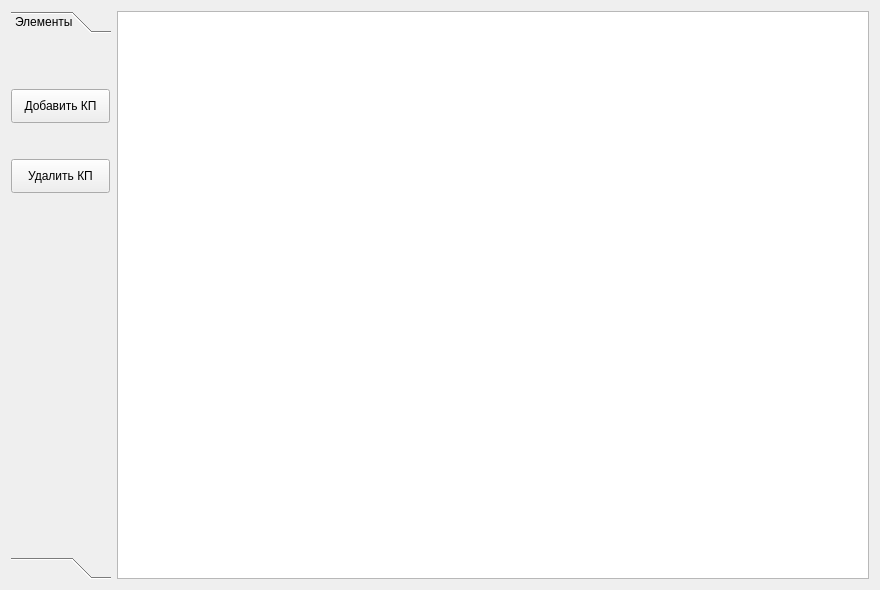
<?xml version="1.0" encoding="UTF-8"?>
<ui version="4.0">
 <class>MainWindow</class>
 <widget class="QMainWindow" name="MainWindow">
  <property name="geometry">
   <rect>
    <x>0</x>
    <y>0</y>
    <width>880</width>
    <height>590</height>
   </rect>
  </property>
  <property name="windowTitle">
   <string>MainWindow</string>
  </property>
  <widget class="QWidget" name="centralWidget">
   <layout class="QGridLayout" name="gridLayout_3">
    <item row="0" column="1">
     <layout class="QGridLayout" name="gridLayout_2">
      <property name="sizeConstraint">
       <enum>QLayout::SetMaximumSize</enum>
      </property>
      <item row="0" column="0">
       <widget class="QGraphicsView" name="graphicsView"/>
      </item>
     </layout>
    </item>
    <item row="0" column="0">
     <widget class="QToolBox" name="toolBox">
      <property name="minimumSize">
       <size>
        <width>100</width>
        <height>0</height>
       </size>
      </property>
      <property name="maximumSize">
       <size>
        <width>100</width>
        <height>16777215</height>
       </size>
      </property>
      <property name="currentIndex">
       <number>0</number>
      </property>
      <widget class="QWidget" name="page">
       <property name="geometry">
        <rect>
         <x>0</x>
         <y>0</y>
         <width>100</width>
         <height>514</height>
        </rect>
       </property>
       <attribute name="label">
        <string>Элементы</string>
       </attribute>
       <widget class="QPushButton" name="pushButton">
        <property name="geometry">
         <rect>
          <x>0</x>
          <y>50</y>
          <width>99</width>
          <height>34</height>
         </rect>
        </property>
        <property name="text">
         <string>Добавить КП</string>
        </property>
       </widget>
       <widget class="QPushButton" name="pushButton_2">
        <property name="geometry">
         <rect>
          <x>0</x>
          <y>120</y>
          <width>99</width>
          <height>34</height>
         </rect>
        </property>
        <property name="text">
         <string>Удалить КП</string>
        </property>
       </widget>
      </widget>
      <widget class="QWidget" name="page_2">
       <property name="geometry">
        <rect>
         <x>0</x>
         <y>0</y>
         <width>100</width>
         <height>514</height>
        </rect>
       </property>
       <attribute name="label">
        <string/>
       </attribute>
      </widget>
     </widget>
    </item>
   </layout>
  </widget>
 </widget>
 <layoutdefault spacing="6" margin="11"/>
 <resources/>
 <connections/>
</ui>
